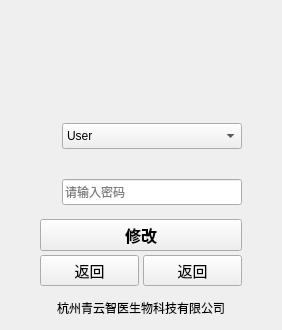
      <widget class="QWidget" name="pageChange">
       <layout class="QGridLayout" name="gridLayout_11">
        <property name="leftMargin">
         <number>0</number>
        </property>
        <property name="topMargin">
         <number>0</number>
        </property>
        <property name="rightMargin">
         <number>0</number>
        </property>
        <property name="bottomMargin">
         <number>0</number>
        </property>
        <property name="spacing">
         <number>0</number>
        </property>
        <item row="0" column="0">
         <layout class="QVBoxLayout" name="verticalLayout_9" stretch="1,2">
          <property name="spacing">
           <number>0</number>
          </property>
          <item>
           <widget class="QWidget" name="logoWidget_3" native="true">
            <layout class="QGridLayout" name="gridLayout_9">
             <property name="leftMargin">
              <number>0</number>
             </property>
             <property name="topMargin">
              <number>0</number>
             </property>
             <property name="rightMargin">
              <number>0</number>
             </property>
             <property name="bottomMargin">
              <number>0</number>
             </property>
             <property name="spacing">
              <number>0</number>
             </property>
             <item row="0" column="0">
              <layout class="QHBoxLayout" name="horizontalLayout_19" stretch="1,3,8,3">
               <item>
                <spacer name="horizontalSpacer_11">
                 <property name="orientation">
                  <enum>Qt::Horizontal</enum>
                 </property>
                 <property name="sizeHint" stdset="0">
                  <size>
                   <width>40</width>
                   <height>20</height>
                  </size>
                 </property>
                </spacer>
               </item>
               <item>
                <layout class="QVBoxLayout" name="verticalLayout_10" stretch="1,2,2">
                 <item>
                  <spacer name="verticalSpacer_22">
                   <property name="orientation">
                    <enum>Qt::Vertical</enum>
                   </property>
                   <property name="sizeHint" stdset="0">
                    <size>
                     <width>20</width>
                     <height>40</height>
                    </size>
                   </property>
                  </spacer>
                 </item>
                 <item>
                  <layout class="QHBoxLayout" name="horizontalLayout_20" stretch="1">
                   <item>
                    <widget class="QLabel" name="logoPhoto_3">
                     <property name="font">
                      <font>
                       <pointsize>34</pointsize>
                      </font>
                     </property>
                     <property name="styleSheet">
                      <string notr="true">image: url(:/images/image/logox.png);</string>
                     </property>
                     <property name="text">
                      <string/>
                     </property>
                    </widget>
                   </item>
                  </layout>
                 </item>
                 <item>
                  <spacer name="verticalSpacer_23">
                   <property name="orientation">
                    <enum>Qt::Vertical</enum>
                   </property>
                   <property name="sizeHint" stdset="0">
                    <size>
                     <width>20</width>
                     <height>40</height>
                    </size>
                   </property>
                  </spacer>
                 </item>
                </layout>
               </item>
               <item>
                <spacer name="horizontalSpacer_12">
                 <property name="orientation">
                  <enum>Qt::Horizontal</enum>
                 </property>
                 <property name="sizeHint" stdset="0">
                  <size>
                   <width>40</width>
                   <height>20</height>
                  </size>
                 </property>
                </spacer>
               </item>
               <item>
                <layout class="QVBoxLayout" name="verticalLayout_11">
                 <item>
                  <layout class="QHBoxLayout" name="horizontalLayout_21" stretch="1,1">
                   <item>
                    <widget class="QPushButton" name="logoShrink_3">
                     <property name="toolTip">
                      <string>最小化</string>
                     </property>
                     <property name="text">
                      <string/>
                     </property>
                     <property name="icon">
                      <iconset resource="../ELIASANEW8/qss.qrc">
                       <normaloff>:/images/image/shrink.png</normaloff>:/images/image/shrink.png</iconset>
                     </property>
                     <property name="default">
                      <bool>false</bool>
                     </property>
                     <property name="flat">
                      <bool>true</bool>
                     </property>
                    </widget>
                   </item>
                   <item>
                    <widget class="QPushButton" name="logoClose_3">
                     <property name="toolTip">
                      <string>关闭</string>
                     </property>
                     <property name="text">
                      <string/>
                     </property>
                     <property name="icon">
                      <iconset resource="../ELIASANEW8/qss.qrc">
                       <normaloff>:/images/image/close.png</normaloff>:/images/image/close.png</iconset>
                     </property>
                     <property name="flat">
                      <bool>true</bool>
                     </property>
                    </widget>
                   </item>
                  </layout>
                 </item>
                 <item>
                  <spacer name="verticalSpacer_24">
                   <property name="orientation">
                    <enum>Qt::Vertical</enum>
                   </property>
                   <property name="sizeHint" stdset="0">
                    <size>
                     <width>20</width>
                     <height>40</height>
                    </size>
                   </property>
                  </spacer>
                 </item>
                </layout>
               </item>
              </layout>
             </item>
            </layout>
           </widget>
          </item>
          <item>
           <widget class="QWidget" name="userPass_3" native="true">
            <layout class="QGridLayout" name="gridLayout_10">
             <property name="leftMargin">
              <number>0</number>
             </property>
             <property name="topMargin">
              <number>0</number>
             </property>
             <property name="rightMargin">
              <number>0</number>
             </property>
             <property name="bottomMargin">
              <number>0</number>
             </property>
             <property name="spacing">
              <number>0</number>
             </property>
             <item row="0" column="0">
              <layout class="QHBoxLayout" name="horizontalLayout_22" stretch="1,2,1">
               <item>
                <spacer name="horizontalSpacer_13">
                 <property name="orientation">
                  <enum>Qt::Horizontal</enum>
                 </property>
                 <property name="sizeHint" stdset="0">
                  <size>
                   <width>40</width>
                   <height>20</height>
                  </size>
                 </property>
                </spacer>
               </item>
               <item>
                <layout class="QVBoxLayout" name="verticalLayout_12">
                 <item>
                  <spacer name="verticalSpacer_25">
                   <property name="orientation">
                    <enum>Qt::Vertical</enum>
                   </property>
                   <property name="sizeHint" stdset="0">
                    <size>
                     <width>202</width>
                     <height>13</height>
                    </size>
                   </property>
                  </spacer>
                 </item>
                 <item>
                  <layout class="QHBoxLayout" name="horizontalLayout_23" stretch="1,8">
                   <item>
                    <widget class="QLabel" name="label_10">
                     <property name="minimumSize">
                      <size>
                       <width>0</width>
                       <height>26</height>
                      </size>
                     </property>
                     <property name="styleSheet">
                      <string notr="true">image: url(:/images/image/user.png);</string>
                     </property>
                     <property name="text">
                      <string/>
                     </property>
                     <property name="alignment">
                      <set>Qt::AlignCenter</set>
                     </property>
                    </widget>
                   </item>
                   <item>
                    <widget class="QComboBox" name="logoChangeUser">
                     <property name="minimumSize">
                      <size>
                       <width>0</width>
                       <height>26</height>
                      </size>
                     </property>
                     <item>
                      <property name="text">
                       <string>User</string>
                      </property>
                     </item>
                     <item>
                      <property name="text">
                       <string>Admin</string>
                      </property>
                     </item>
                    </widget>
                   </item>
                  </layout>
                 </item>
                 <item>
                  <spacer name="verticalSpacer_26">
                   <property name="orientation">
                    <enum>Qt::Vertical</enum>
                   </property>
                   <property name="sizeHint" stdset="0">
                    <size>
                     <width>20</width>
                     <height>30</height>
                    </size>
                   </property>
                  </spacer>
                 </item>
                 <item>
                  <layout class="QHBoxLayout" name="horizontalLayout_24" stretch="1,8">
                   <item>
                    <widget class="QLabel" name="label_11">
                     <property name="minimumSize">
                      <size>
                       <width>0</width>
                       <height>26</height>
                      </size>
                     </property>
                     <property name="styleSheet">
                      <string notr="true">image: url(:/images/image/pass.png);</string>
                     </property>
                     <property name="text">
                      <string/>
                     </property>
                    </widget>
                   </item>
                   <item>
                    <widget class="QLineEdit" name="logoChangePass">
                     <property name="minimumSize">
                      <size>
                       <width>0</width>
                       <height>26</height>
                      </size>
                     </property>
                     <property name="echoMode">
                      <enum>QLineEdit::Normal</enum>
                     </property>
                     <property name="placeholderText">
                      <string>请输入密码</string>
                     </property>
                    </widget>
                   </item>
                  </layout>
                 </item>
                 <item>
                  <spacer name="verticalSpacer_27">
                   <property name="orientation">
                    <enum>Qt::Vertical</enum>
                   </property>
                   <property name="sizeHint" stdset="0">
                    <size>
                     <width>202</width>
                     <height>13</height>
                    </size>
                   </property>
                  </spacer>
                 </item>
                 <item>
                  <widget class="QPushButton" name="logoChangePush">
                   <property name="sizePolicy">
                    <sizepolicy hsizetype="Minimum" vsizetype="MinimumExpanding">
                     <horstretch>0</horstretch>
                     <verstretch>0</verstretch>
                    </sizepolicy>
                   </property>
                   <property name="minimumSize">
                    <size>
                     <width>0</width>
                     <height>26</height>
                    </size>
                   </property>
                   <property name="font">
                    <font>
                     <pointsize>12</pointsize>
                     <weight>75</weight>
                     <bold>true</bold>
                    </font>
                   </property>
                   <property name="text">
                    <string>修改</string>
                   </property>
                  </widget>
                 </item>
                 <item>
                  <layout class="QHBoxLayout" name="horizontalLayout_25" stretch="1,1">
                   <property name="spacing">
                    <number>4</number>
                   </property>
                   <property name="topMargin">
                    <number>4</number>
                   </property>
                   <item>
                    <widget class="QPushButton" name="logoBack_4">
                     <property name="minimumSize">
                      <size>
                       <width>0</width>
                       <height>26</height>
                      </size>
                     </property>
                     <property name="font">
                      <font>
                       <pointsize>11</pointsize>
                      </font>
                     </property>
                     <property name="text">
                      <string>返回</string>
                     </property>
                     <property name="icon">
                      <iconset>
                       <normaloff>:/image/images/back.png</normaloff>:/image/images/back.png</iconset>
                     </property>
                     <property name="iconSize">
                      <size>
                       <width>20</width>
                       <height>20</height>
                      </size>
                     </property>
                    </widget>
                   </item>
                   <item>
                    <widget class="QPushButton" name="logoBack_2">
                     <property name="minimumSize">
                      <size>
                       <width>0</width>
                       <height>26</height>
                      </size>
                     </property>
                     <property name="font">
                      <font>
                       <pointsize>11</pointsize>
                      </font>
                     </property>
                     <property name="text">
                      <string>返回</string>
                     </property>
                     <property name="icon">
                      <iconset>
                       <normaloff>:/image/images/back.png</normaloff>:/image/images/back.png</iconset>
                     </property>
                     <property name="iconSize">
                      <size>
                       <width>20</width>
                       <height>20</height>
                      </size>
                     </property>
                    </widget>
                   </item>
                  </layout>
                 </item>
                 <item>
                  <spacer name="verticalSpacer_28">
                   <property name="orientation">
                    <enum>Qt::Vertical</enum>
                   </property>
                   <property name="sizeHint" stdset="0">
                    <size>
                     <width>20</width>
                     <height>4</height>
                    </size>
                   </property>
                  </spacer>
                 </item>
                 <item>
                  <widget class="QLabel" name="label_12">
                   <property name="text">
                    <string>杭州青云智医生物科技有限公司</string>
                   </property>
                   <property name="alignment">
                    <set>Qt::AlignCenter</set>
                   </property>
                  </widget>
                 </item>
                 <item>
                  <spacer name="verticalSpacer_29">
                   <property name="orientation">
                    <enum>Qt::Vertical</enum>
                   </property>
                   <property name="sizeHint" stdset="0">
                    <size>
                     <width>20</width>
                     <height>1</height>
                    </size>
                   </property>
                  </spacer>
                 </item>
                </layout>
               </item>
               <item>
                <spacer name="horizontalSpacer_14">
                 <property name="orientation">
                  <enum>Qt::Horizontal</enum>
                 </property>
                 <property name="sizeHint" stdset="0">
                  <size>
                   <width>40</width>
                   <height>20</height>
                  </size>
                 </property>
                </spacer>
               </item>
              </layout>
             </item>
            </layout>
           </widget>
          </item>
         </layout>
        </item>
       </layout>
      </widget>
